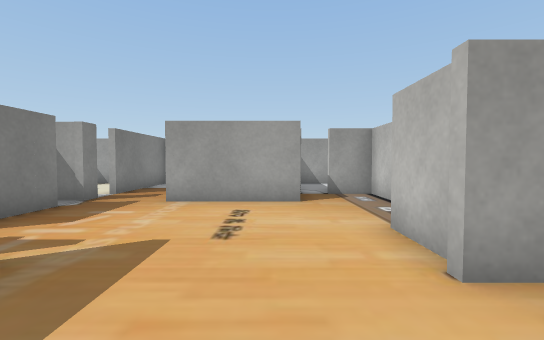
view 1 (above)

16 first-person views from a walk through a 3-D level made in the Unity game engine. The camera is 0.5 m above the floor, tilts 2° down and sees 90° across. The floor is counted in squares, 0.5 m on a side. Each view is taken from the middle of a square. On the plan, view 1 faces up. The plan holds only what a view shows up to about 11 squares ahead; the rest is blank. The place goes on beyond the plan. Some surface patterns are stand-ins.

view 2
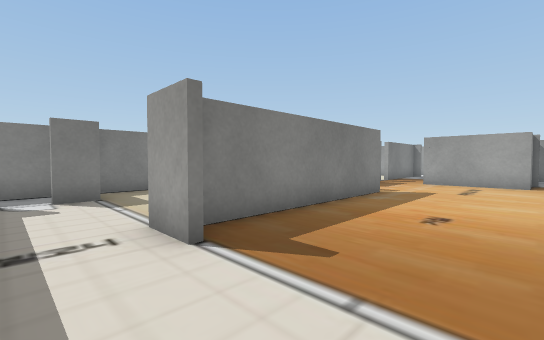

view 3
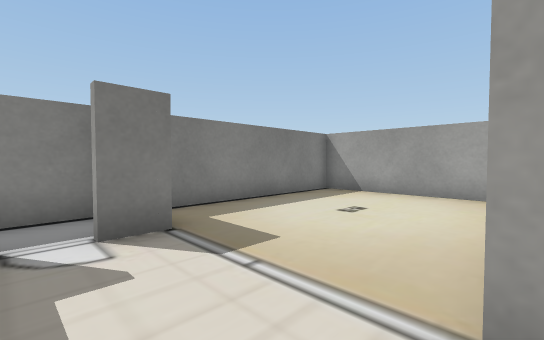

view 4
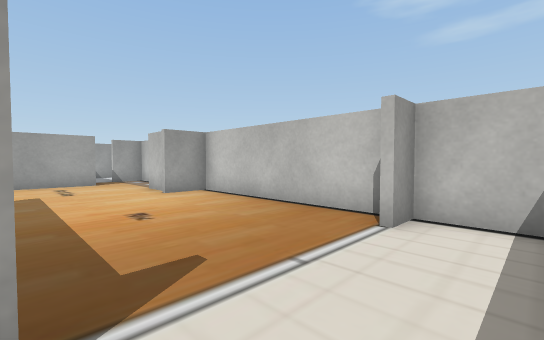

view 5
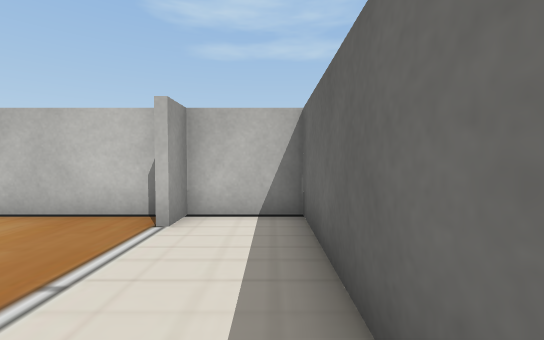

view 6
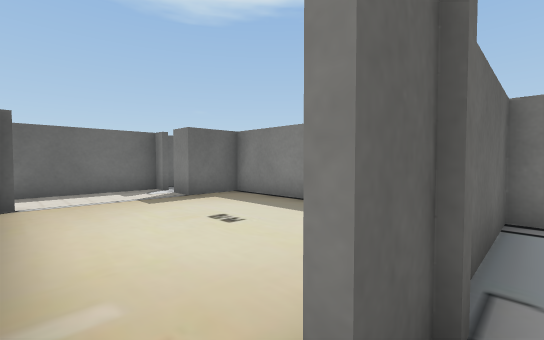

view 7
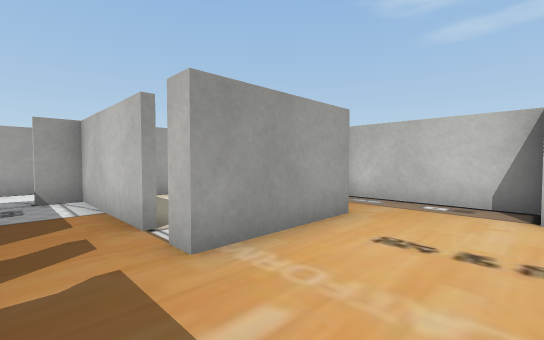

view 8
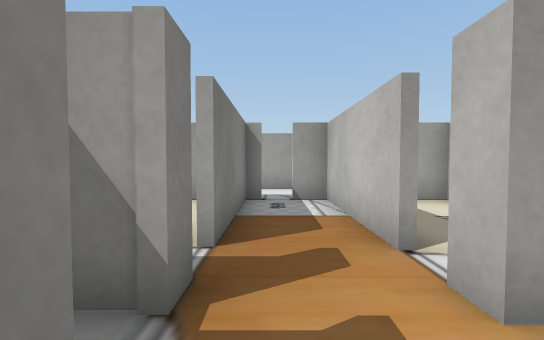

view 9
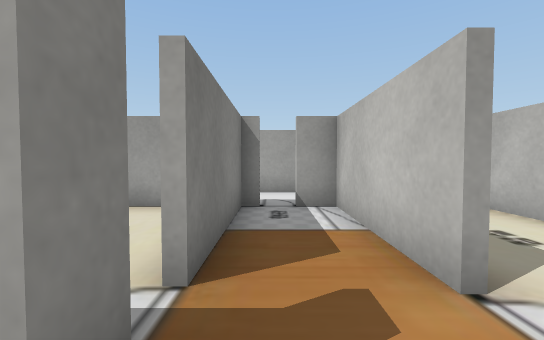

view 10
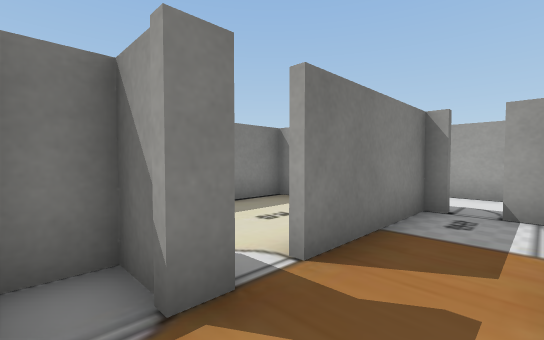

view 11
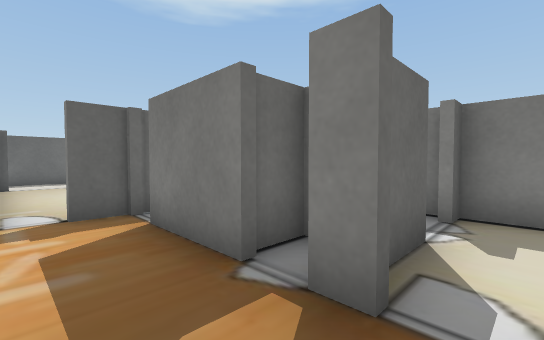

view 12
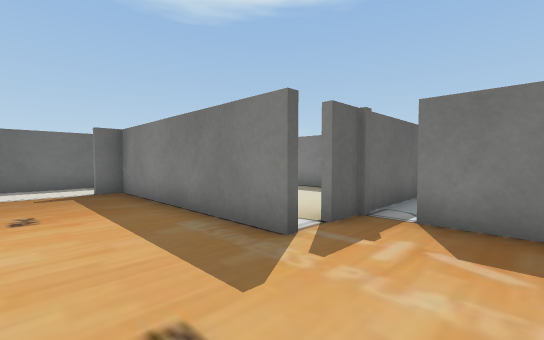

view 13
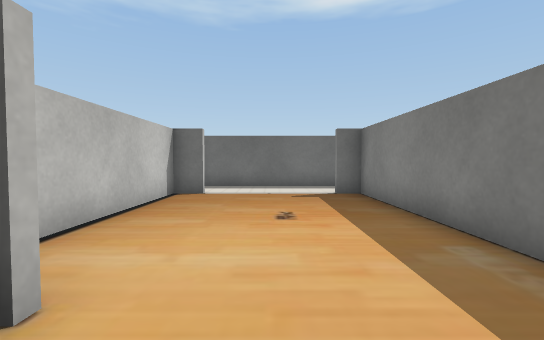

view 14
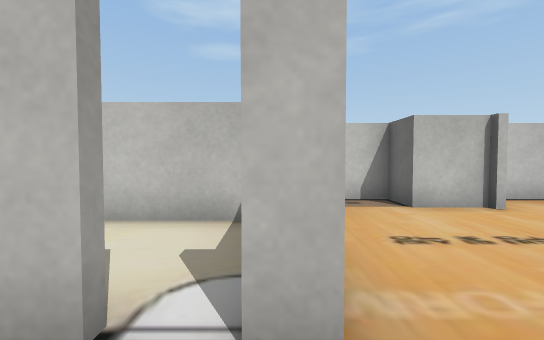

view 15
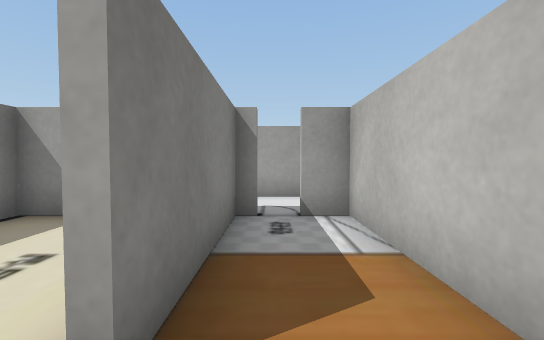

view 16
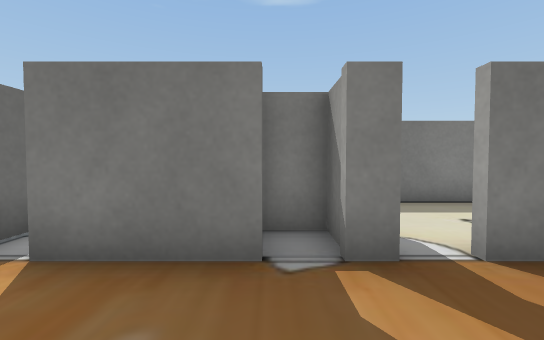

### Floor plan
Points are (right, up) in squares from view 1. A wall is a line through its corners. A room is listed if a view was taken in it or the views show most of it. See-through windows are left out.
Room 1 (views 1, 2, 3, 4, 5, 6, 7, 8, 9, 10, 11, 12, 13, 14, 15, 16)
walls: (-2.7, 2.6) (-2.7, -4.2) (-1.9, -4.2); (1.8, 2.4) (1.8, 4) (3, 4) (3, 8.1) (1.6, 8.1); (-4.7, 5.8) (-4.7, 3.5); (-2.6, 7.9) (-2.6, 11.9) (-3.5, 11.9); (0.7, 8.1) (0.7, 6.6) (-2.6, 6.6) (-2.6, 7.2); (-1.9, -4.4) (-3.2, -4.4); (-4.7, 7.4) (-4.7, 6.8); (2, -4.2) (3, -4.2) (3, 2.2) (1.5, 2.2); (-8.6, 2.6) (-3.8, 2.6); (-3.6, -6.6) (3, -6.6) (3, -4.4) (2, -4.4); (-4.2, 11.9) (-4.7, 11.9) (-4.7, 8)
ways out: opening at (-2.5, -5.5) to room 2; gap at (-5, 8) to room 3; gap at (-2, 8) to room 4
Room 2 (no view inside)
walls: (-6.8, -6) (-6.8, -6.6) (-3.6, -6.6); (-3.9, 2.4) (-8.6, 2.4) (-8.6, -4.2) (-6.8, -4.2) (-6.8, -5.2)
ways out: opening at (-2.5, -5.5) to room 1; gap at (-7, -5.5) to room 5
Room 3 (no view inside)
walls: (-5.9, 11.9) (-8.6, 11.9) (-8.6, 7) (-8, 7); (-6.8, 7) (-5.5, 7)
ways out: gap at (-5, 8) to room 1
Room 4 (no view inside)
walls: (0.5, 7.5) (0.5, 11.9) (-0.9, 11.9)
ways out: gap at (-2, 8) to room 1
Room 5 (no view inside)
walls: (-8.6, -4.8) (-8.6, -6.1)
ways out: gap at (-7, -5.5) to room 2

Positions as (right, up) in squares from view 1, and headings:
1: (0, 0), facing up
2: (1, -6), facing up-left
3: (-3, -6), facing up-left
4: (-2, -6), facing up-right
5: (-2, -6), facing right
6: (-3, 3), facing down-left
7: (-4, 4), facing up-right
8: (-4, 5), facing up
9: (-4, 6), facing up
10: (-3, 6), facing up-left
11: (-3, 8), facing down-left
12: (0, 5), facing down-left
13: (0, 4), facing down
14: (-4, 7), facing right
15: (-4, 7), facing up
16: (-2, 6), facing left
